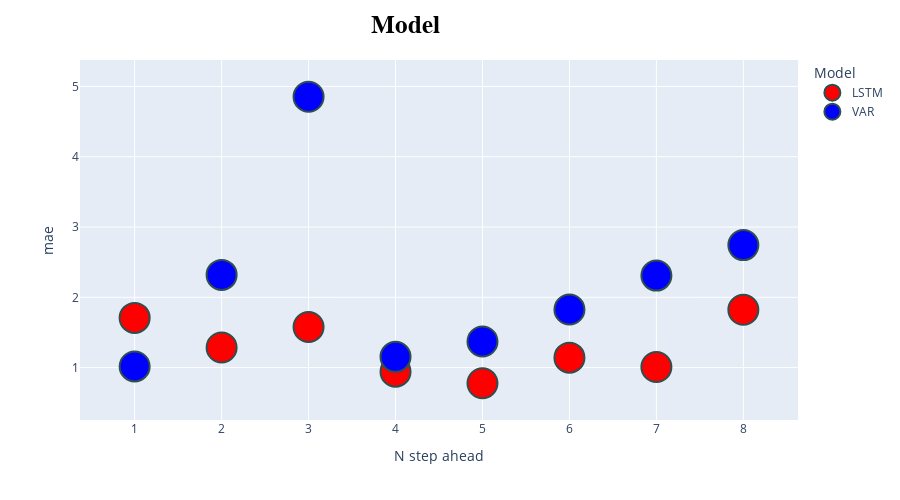

Notebook source saved alongside this figure:
### Markdown cell above
### Data visualization

### Code cell
fig = px.scatter(U3, x="N step ahead", y="mae", color="Model",width=900, height=500,color_discrete_sequence=["red", "blue"])
fig.update_traces(marker=dict(size=30,
                              line=dict(width=2,
                                        color='DarkSlateGrey')),
                  selector=dict(mode='markers'))
fig.update_layout(
     title=dict(
        text='<b>Model</b>',
        x=0.45,
        y=0.97,
        font=dict(
            family="Arial",
            size=25,
            color='#000000'
        )
    ),

)


fig.show()

### Figure 1 — Plotly figure (JSON) as saved in the notebook; plotly's stock layout.template omitted (floating-point values rounded to 4 significant figures)
{"data": [{"hovertemplate": "Model=LSTM<br>N step ahead=%{x}<br>mae=%{y}<extra></extra>", "legendgroup": "LSTM", "marker": {"color": "red", "line": {"color": "DarkSlateGrey", "width": 2}, "size": 30, "symbol": "circle"}, "mode": "markers", "name": "LSTM", "orientation": "v", "showlegend": true, "type": "scatter", "x": [1, 2, 3, 4, 5, 6, 7, 8], "xaxis": "x", "y": [1.707, 1.286, 1.578, 0.9423, 0.7773, 1.142, 1.008, 1.823], "yaxis": "y"}, {"hovertemplate": "Model=VAR<br>N step ahead=%{x}<br>mae=%{y}<extra></extra>", "legendgroup": "VAR", "marker": {"color": "blue", "line": {"color": "DarkSlateGrey", "width": 2}, "size": 30, "symbol": "circle"}, "mode": "markers", "name": "VAR", "orientation": "v", "showlegend": true, "type": "scatter", "x": [1, 2, 3, 4, 5, 6, 7, 8], "xaxis": "x", "y": [1.016, 2.319, 4.854, 1.153, 1.372, 1.826, 2.309, 2.743], "yaxis": "y"}], "layout": {"height": 500, "legend": {"title": {"text": "Model"}, "tracegroupgap": 0}, "margin": {"t": 60}, "title": {"font": {"color": "#000000", "family": "Arial", "size": 25}, "text": "<b>Model</b>", "x": 0.45, "y": 0.97}, "width": 900, "xaxis": {"anchor": "y", "domain": [0, 1], "title": {"text": "N step ahead"}}, "yaxis": {"anchor": "x", "domain": [0, 1], "title": {"text": "mae"}}}}
